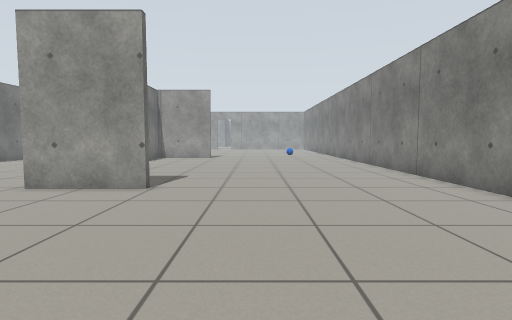
View 1 (above)

18 first-person views from a walk through a world built for the Gazebo simulator. The camera is 0.72 m above the floor, tilts 4° down and sees 80° across. The floor is counted in squares, 0.5 m on a side. Each view is taken from the middle of a square. On the plan, view 1 faces up. The plan holds only what a view shows up to about 14 squares ahead; the rest is blank. The place goes on beyond the plan.

View 2
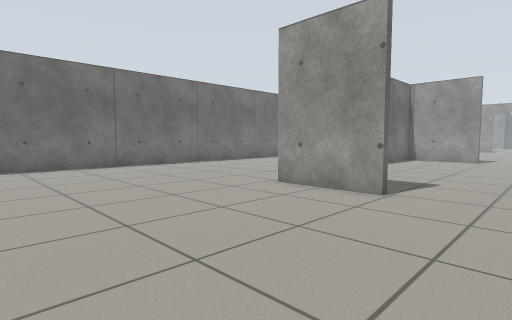

View 3
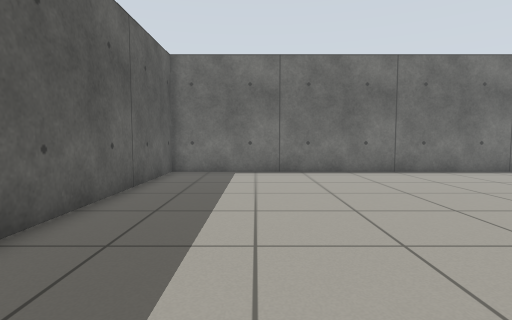

View 4
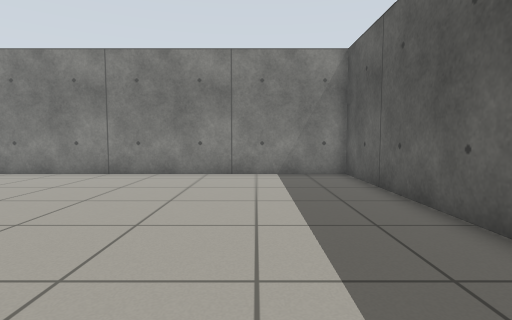

View 5
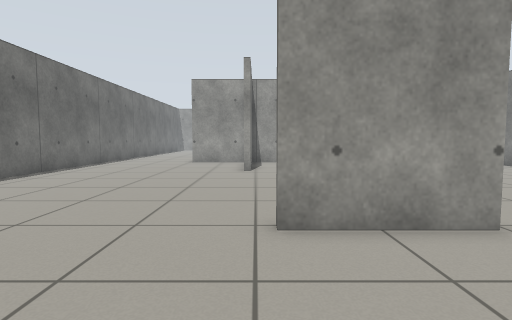

View 6
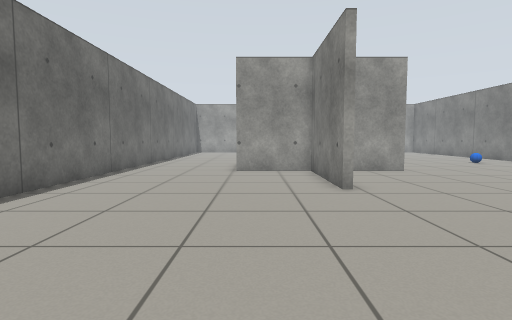

View 7
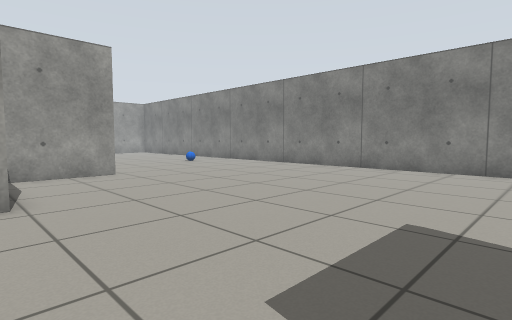

View 8
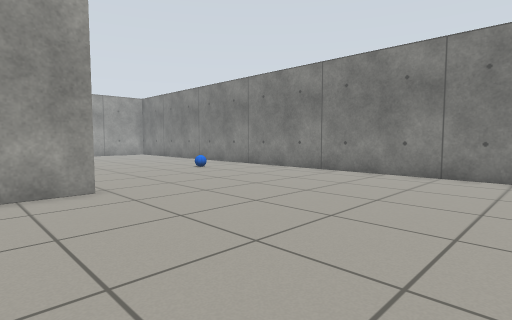

View 9
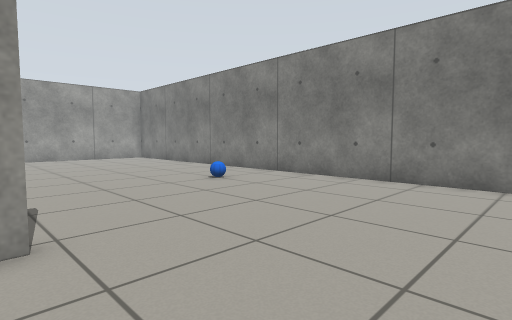

View 10
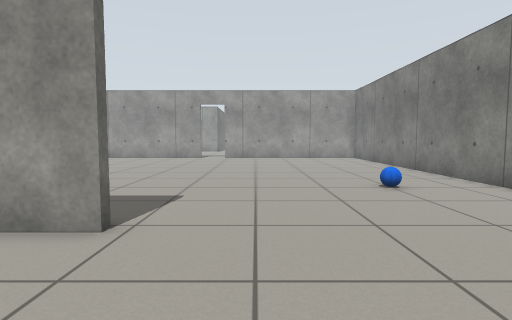

View 11
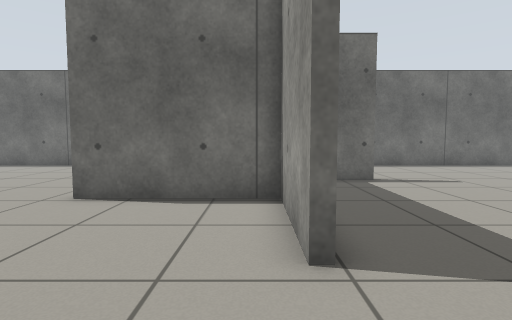

View 12
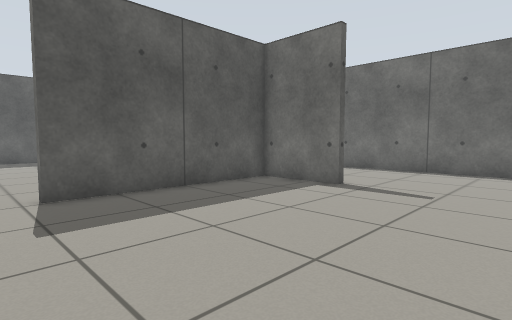

View 13
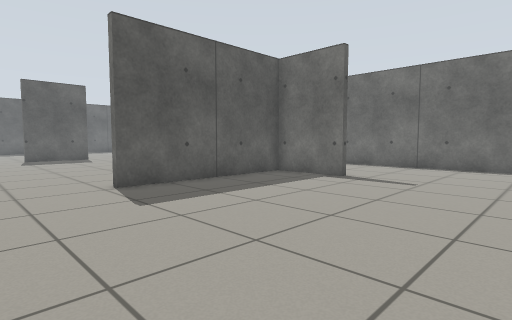

View 14
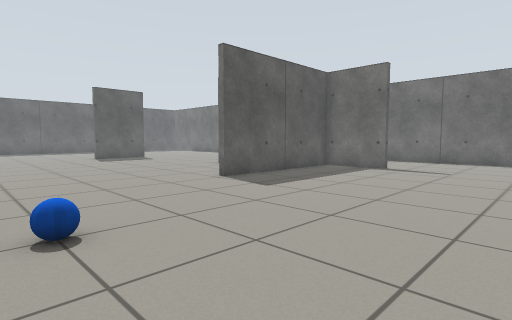

View 15
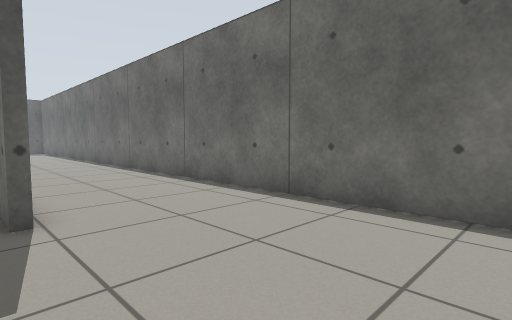

View 16
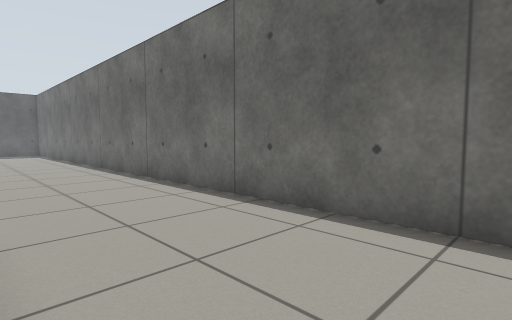

View 17
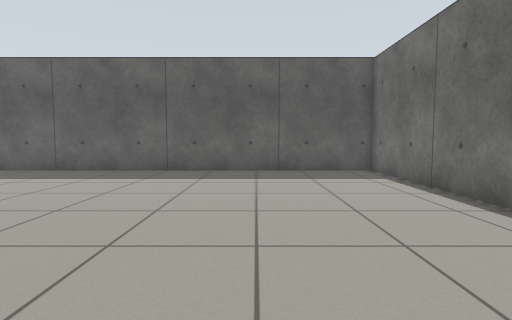

View 18
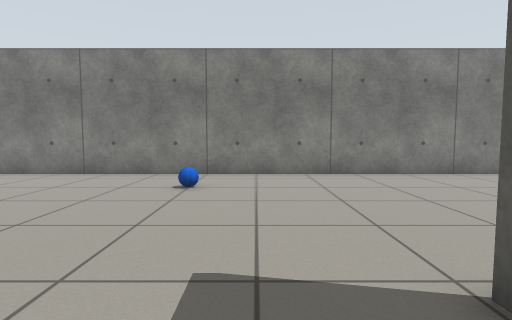

### Floor plan
Points are (right, up) in squares from view 1. A wall is a line through its corners. A room is listed if a view was taken in it or the views show most of it. See-through windows are left out.
Room 1 (views 1, 2, 3, 4, 5, 6, 7, 8, 9, 10, 11, 12, 13, 14, 15, 16, 17, 18)
walls: (-3.2, 9.1) (-3.2, 8.7) (-6.8, 8.7); (-11, 26.1) (-10.6, 26.1) (-10.6, 22.9) (-3.4, 22.9) (-3.4, 22.6) (-7.2, 22.6) (-7.2, 17.6) (-7.5, 17.6) (-7.5, 22.6) (-10.9, 22.6); (-16.2, 31.5) (-16.2, -2.6) (6.3, -2.6) (6.3, 32.5)
objects: blue ball (3, 27)

Where each view was taken, in squares from view 1:
view 1: 0 up, 0 right, facing up
view 2: 1 up, 0 right, facing up-left
view 3: 1 up, 3 left, facing left
view 4: 1 up, 6 left, facing right
view 5: 4 up, 7 left, facing up
view 6: 9 up, 10 left, facing up
view 7: 10 up, 8 left, facing up-right
view 8: 14 up, 6 left, facing up-right
view 9: 18 up, 4 left, facing up-right
view 10: 18 up, 1 left, facing up
view 11: 22 up, 0 right, facing left
view 12: 31 up, 2 left, facing down-left
view 13: 32 up, 0 right, facing down-left
view 14: 32 up, 4 right, facing down-left
view 15: 32 up, 10 left, facing down-left
view 16: 28 up, 11 left, facing down-left
view 17: 11 up, 11 left, facing down
view 18: 25 up, 6 left, facing right
